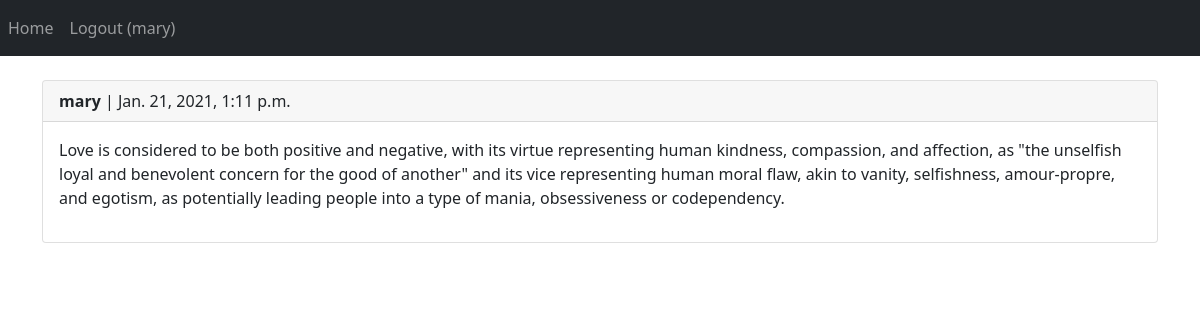
/2021/1/21/love-meaning (signed in), run on the app's committed database.
### posts/models.py (models this page shows, shortened)
class Post(models.Model):
    user = models.ForeignKey(User, on_delete=models.CASCADE)
    body = models.TextField(max_length=500)
    slug = models.SlugField(max_length=200)
    created = models.DateTimeField(auto_now_add=True)

### posts/views.py (the view)
# urls.py: path('<int:year>/<int:month>/<int:day>/<slug:slug>', views.post_detail, name='post_detail'),
def post_detail(request, year, month, day, slug):
    post = get_object_or_404(Post,created__year=year, created__month=month, created__day=day, slug=slug)
    return render(request, 'posts/post_detail.html', {'post': post})

### posts/templates/posts/post_detail.html (shortened to what this page needs)
{% extends 'base.html' %}
{% block content %}
<div class="card">
    <p class="card-header"><b> {{ post.user }} </b>| {{ post.created }} </p>
    <p class="card-body">{{ post.body }} </p>
</div>
{% endblock %}

### templates/inc/navbar.html
<nav class="navbar navbar-expand-lg navbar-dark bg-dark">
  <div class="navbar-nav">
    <a class="nav-item nav-link" href="{% url 'posts:all_posts' %}">Home</a>
    {% if request.user.is_authenticated %}
        <a class="nav-item nav-link" href="{% url 'account:logout' %}">Logout ({{ user }})</a>
    {% else %}
    <a class="nav-item nav-link" href="{% url 'account:login' %}">Login</a>
    <a class="nav-item nav-link" href="{% url 'account:register' %}">Register</a>
    {% endif %}
  </div>
</nav>

### data on the page
Post: user "mary", created "Jan. 21, 2021, 1:11 p.m.", body "Love is considered to be both positive and negative, with its virtue representing human kindness, compassion, and affection, as \"the unselfish loyal and benevolent concern for the good of another\" and its vice representing human moral flaw, akin to vanity, selfishness, amour-propre, and egotism, as potentially leading people into a type of mania, obsessiveness or codependency."

### other printed values
{{ user }} "mary"
